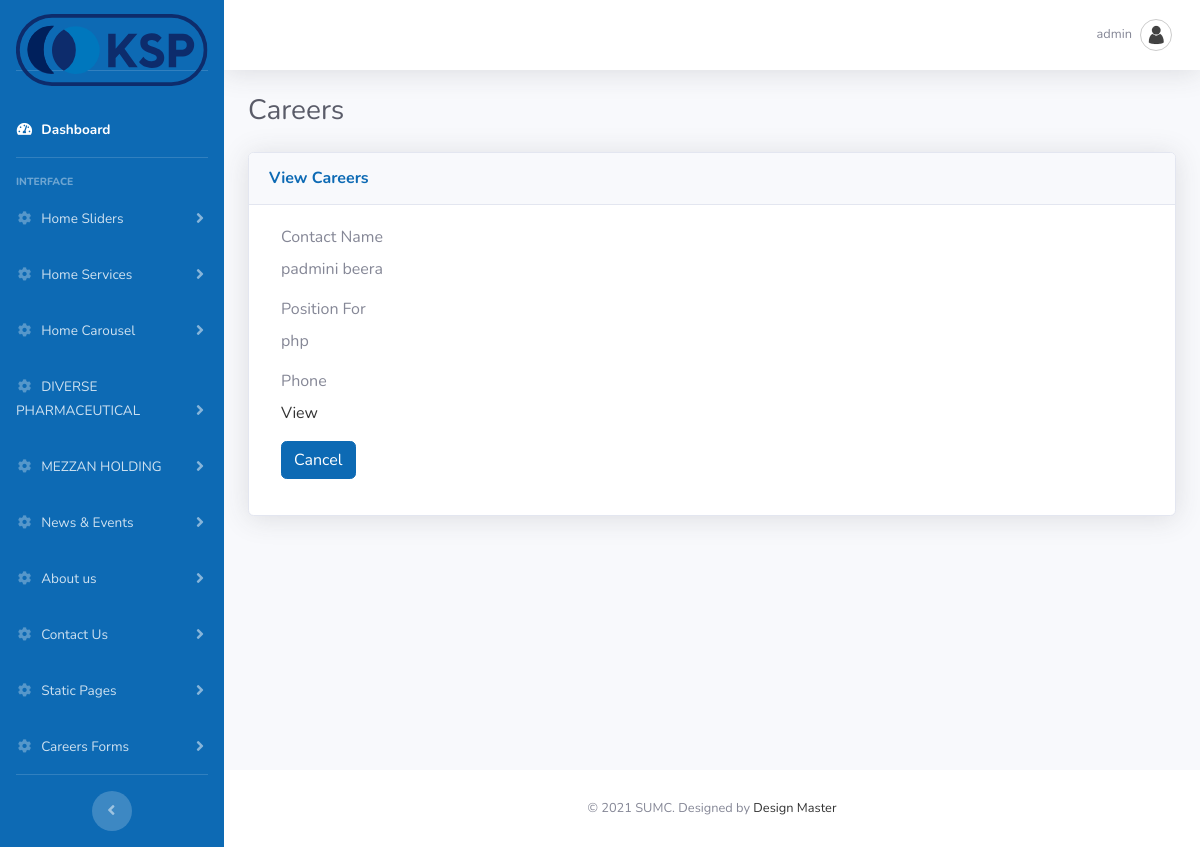
/admin/view_careerform.php?id=3 (signed in), run on the app's committed database.
### tables this page shows
CREATE TABLE `sumc_adminuser` (
  `id` int(11) NOT NULL,
  `username` varchar(225) NOT NULL,
  `password` varchar(225) NOT NULL,
  `email` varchar(225) NOT NULL,
  `status` int(11) NOT NULL,
  `date` datetime NOT NULL
);

CREATE TABLE `sumc_careers` (
  `id` int(11) NOT NULL,
  `fullname` varchar(255) NOT NULL,
  `position_for` varchar(255) NOT NULL,
  `cv_file` varchar(255) NOT NULL,
  `status` tinyint(4) NOT NULL,
  `created_date` date NOT NULL
);

### admin/view_careerform.php (the view, shortened to what this page needs)
<?php
include_once("connection.php");
$id = $_REQUEST['id'];
?>
 <!DOCTYPE html>
<html lang="en">
<head>
  <link href="vendor/fontawesome-free/css/all.min.css" rel="stylesheet" type="text/css">
  <link href="css/admin.css" rel="stylesheet">
</head>
<body id="page-top">
  <div id="wrapper">
    <?php
	include_once('header.php');
	?>
        <div class="container-fluid">
          <div class="d-sm-flex align-items-center justify-content-between mb-4">
            <h1 class="h3 mb-0 text-gray-800">Careers</h1>
          </div>
			<?php
			$banner_que = mysqli_query($connection,"SELECT * from sumc_careers where id=".$id);
			$banner_res = mysqli_fetch_array($banner_que);
			?>
          <div class="row">
            <div class="col-lg-12 mb-12">
              <div class="card shadow mb-8">
                <div class="card-header py-3">
                  <h6 class="m-0 font-weight-bold text-primary">View Careers</h6>
                </div>
                <div class="card-body">
                  <div class="table-responsive">
                    <form action="" method="post" name="adv_form" id="adv_form" enctype="multipart/form-data" data-parsley-validate class="form-horizontal form-label-left">
					  <div class="form-group">
                        <label class="control-label col-md-3 col-sm-3 col-xs-12" for="last-name">Contact Name</label>
						<div class="col-md-9 col-sm-9 col-xs-12">
							<?php echo $banner_res['fullname']; ?>
						</div>
                      </div>
					   <div class="form-group">
                        <label class="control-label col-md-3 col-sm-3 col-xs-12" for="last-name">Position For
                        </label>
						<div class="col-md-9 col-sm-9 col-xs-12">
							<?php echo $banner_res['position_for']; ?>
						</div>
                      </div>
					 	<div class="form-group">
                        <label class="control-label col-md-3 col-sm-3 col-xs-12" for="first-name">Phone
                        </label>
                        <div class="col-md-6 col-sm-6 col-xs-12">
                          <a href="<?php echo $banner_res['cv_file']; ?>" target="_blank">View</a>
                        </div>
                      </div>
                      <div class="form-group">
                        <div class="col-md-6 col-sm-6 col-xs-12 col-md-offset-3">
						  <a href="careerformslist.php" class="btn btn-primary">Cancel</a>
                        </div>
                      </div>
                   </form>
                  </div>
                </div>
              </div>
            </div>
          </div>
        </div>
      </div>
	<?php include_once("footer.php"); ?>

### admin/header.php (shortened to what this page needs)
<?php
include_once("connection.php");
	if(isset($_SESSION['SESS_MEMBER_ID'])) {
	$loginid = $_SESSION['SESS_MEMBER_ID'];
	$user_query = mysqli_query($connection,"SELECT * from sumc_adminuser where id=$loginid");
	$user_res = mysqli_fetch_array($user_query);
	}
	else {
		header("Location:index.php");
	}
?>
    <link rel="stylesheet" type="text/css" href="https://cdnjs.cloudflare.com/ajax/libs/bootstrap-datepicker/1.5.0/css/bootstrap-datepicker.standalone.css" />
    <link rel="stylesheet" type="text/css" href="js/jquery.timepicker.css" />
    <link rel="stylesheet" type="text/css" href="js/jquery.ptTimeSelect.css" />
    <link rel="stylesheet" href="https://ajax.googleapis.com/ajax/libs/jqueryui/1.7.2/themes/ui-lightness/jquery-ui.css" type="text/css" media="all" />
<ul class="navbar-nav bg-gradient-secondary sidebar sidebar-dark accordion" id="accordionSidebar">
      <a class="sidebar-brand d-flex align-items-center justify-content-center" href="dashboard.php">
       <div class="sidebar-brand-text" style="padding-top:30px;">
           <img src="../images/kspic-logo.svg" height="150%" width="100%" />
	   </div>
     </a>
     <li class="nav-item active">
      <a class="nav-link" href="dashboard.php">
        <i class="fas fa-fw fa-tachometer-alt"></i>
        <span>Dashboard</span></a>
      </li>
      <hr class="sidebar-divider">
      <div class="sidebar-heading">
        Interface
      </div>
      <li class="nav-item">
        <a class="nav-link collapsed" href="#" data-toggle="collapse" data-target="#collapseOne" aria-expanded="true" aria-controls="collapseOne">
          <i class="fas fa-fw fa-cog"></i>
          <span>Home Sliders</span>
        </a>
      </li>
	  <li class="nav-item">
        <a class="nav-link collapsed" href="#" data-toggle="collapse" data-target="#collapseTwo" aria-expanded="true" aria-controls="collapseTwo">
          <i class="fas fa-fw fa-cog"></i>
          <span>Home Services</span>
        </a>
      </li>
      <li class="nav-item">
        <a class="nav-link collapsed" href="#" data-toggle="collapse" data-target="#collapseThree" aria-expanded="true" aria-controls="collapseThree">
          <i class="fas fa-fw fa-cog"></i>
          <span>Home Carousel</span>
        </a>
      </li>
<li class="nav-item">
        <a class="nav-link collapsed" href="#" data-toggle="collapse" data-target="#collapseNine" aria-expanded="true" aria-controls="collapseFour">
          <i class="fas fa-fw fa-cog"></i>
          <span>DIVERSE PHARMACEUTICAL</span>
        </a>
      </li>
      <li class="nav-item">
        <a class="nav-link collapsed" href="#" data-toggle="collapse" data-target="#collapseTen" aria-expanded="true" aria-controls="collapseten">
          <i class="fas fa-fw fa-cog"></i>
          <span>MEZZAN HOLDING</span>
        </a>
      </li>
<li class="nav-item">
        <a class="nav-link collapsed" href="#" data-toggle="collapse" data-target="#collapseFour" aria-expanded="true" aria-controls="collapseFour">
          <i class="fas fa-fw fa-cog"></i>
          <span>News & Events</span>
        </a>
      </li>
<li class="nav-item">
        <a class="nav-link collapsed" href="#" data-toggle="collapse" data-target="#collapseFive" aria-expanded="true" aria-controls="collapseFive">
          <i class="fas fa-fw fa-cog"></i>
          <span>About us</span>
        </a>
      </li>
<li class="nav-item">
        <a class="nav-link collapsed" href="#" data-toggle="collapse" data-target="#collapseEight" aria-expanded="true" aria-controls="collapseEight">
          <i class="fas fa-fw fa-cog"></i>
          <span>Contact Us</span>
        </a>
      </li>
<li class="nav-item">
        <a class="nav-link collapsed" href="#" data-toggle="collapse" data-target="#collapseSix" aria-expanded="true" aria-controls="collapseSix">
          <i class="fas fa-fw fa-cog"></i>
          <span>Static Pages</span>
        </a>
      </li>
<li class="nav-item">
        <a class="nav-link collapsed" href="#" data-toggle="collapse" data-target="#collapseSeven" aria-expanded="true" aria-controls="collapseSeven">
          <i class="fas fa-fw fa-cog"></i>
          <span>Careers Forms</span>
        </a>
      </li>
          <hr class="sidebar-divider d-none d-md-block">
          <div class="text-center d-none d-md-inline">
            <button class="rounded-circle border-0" id="sidebarToggle"></button>
          </div>
        </ul>
        <div id="content-wrapper" class="d-flex flex-column">
          <div id="content">
            <nav class="navbar navbar-expand navbar-light bg-white topbar mb-4 static-top shadow">
          <ul class="navbar-nav ml-auto">
            <li class="nav-item dropdown no-arrow">
              <a class="nav-link dropdown-toggle" href="#" id="userDropdown" role="button" data-toggle="dropdown" aria-haspopup="true" aria-expanded="false">
                <span class="mr-2 d-none d-lg-inline text-gray-600 small"><?php echo $user_res['username']; ?></span>
                <img class="img-profile rounded-circle" src="img/user.png">
              </a>
            </li>
          </ul>
        </nav>

### data on the page
sumc_adminuser: username "admin"
sumc_careers: fullname "padmini beera", position_for "php"
